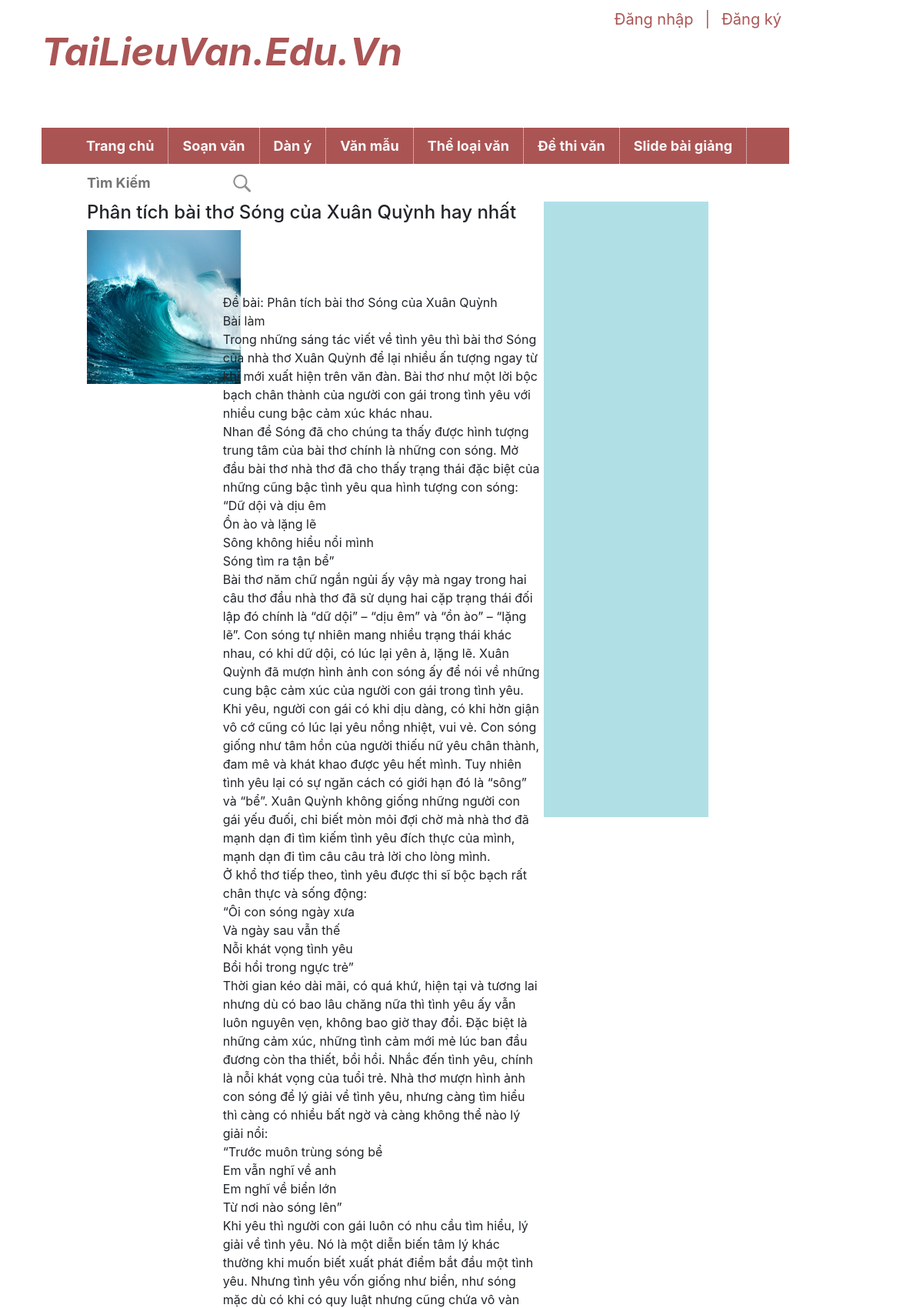
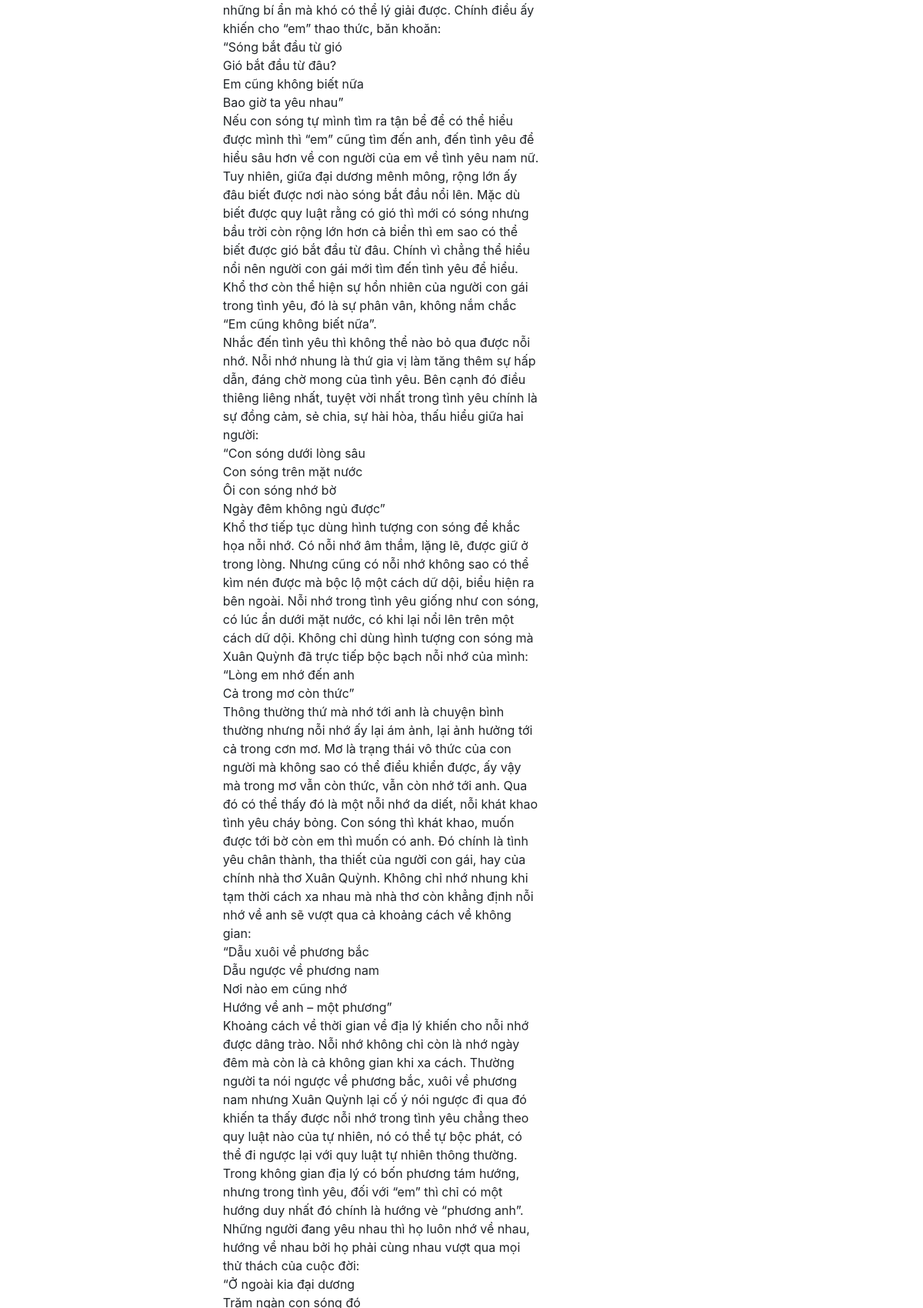
Screenshot of /btl/chitiet.php?id=11 (upper part) with the database file from the repository (2 pictures, top to bottom).
### tables this page shows
CREATE TABLE `post` (
  `post_id` int(20) NOT NULL,
  `category_id` int(20) DEFAULT NULL,
  `title` varchar(300) DEFAULT NULL,
  `content` text,
  `createdate` datetime DEFAULT NULL,
  `del_flag` tinyint(4) DEFAULT '0',
  `ing` text NOT NULL,
  `mota` text NOT NULL
);

### btl/chitiet.php (the view, shortened to what this page needs)
<!DOCTYPE html>
<html>
<head>
    <link rel="stylesheet" type="text/css" href="css/style.css" />
    <link rel="stylesheet" href="https://stackpath.bootstrapcdn.com/bootstrap/4.2.1/css/bootstrap.min.css">
</head>
<body>
    <div class="top">
        <div id="top-left">
            <p><b><i>TaiLieuVan.Edu.Vn</i></b></p>
        </div>
        <div id="top-right">
            <ul>
                    <li> <a href="./register.php">Đăng ký</a> </li>
                    <li>|</li>
                    <li> <a href="login.php">Đăng nhập</a> </li>
            </ul>
        </div>
    </div>
        <div class="wrapper">
            <div class="menu">
                <ul>
                    <li> <a href= "" class="write">Trang chủ</a></li>
                    <li><a href="" class="write">Soạn văn</a>
                    </li>
                    <li><a href="" class="write">Dàn ý</a>
                    </li>
                    <li><a href="" class="write">Văn mẫu</a>
                    </li>
                    <li><a href="" class="write">Thể loại văn</a>
                    </li>
                    <li><a href="" class="write">Đề thi văn</a>
                    </li>
                    <li><a href="" class="write">Slide bài giảng</a>
                    </li>
                    <li>
                        <form id="search" >
                            <input type="text" placeholder="Tìm Kiếm " class="write">
                        </form>
                    </li>
                </ul>
            </div>
        </div>
    <div class="content">
            <div id="left">
                <div>
                <?php
                    require_once "connect.php";
                    $id=$_GET['id'];
                    $sql="SELECT * FROM post where post_id=$id order by post_id desc";
                    $result = mysqli_query($conn, $sql);
                     while($row=mysqli_fetch_array($result)){
                ?>
                        <h4> <?php echo $row['title']?></h4>
                        <img src="img\lop12\vanmau\<?php echo $row['ing']?>" alt="">
                        <div class="tomtat"><p><?php echo $row['content']?></p></div>
                    <?php
                    echo"<br/>";
                    }
                    ?>
            </div>
        </div>
        <div id="right"></div>
</body>
</html>

### btl/css/style.css (style rules this page uses)
body { width: 90%; height: auto; margin: auto; }
li { list-style: none; }
a { text-decoration: none; }
.top { width: 90%; height: 150px; margin: 0px auto; }
#top-left { width: 60%; height: 150px; float: left; color: #ab5555; font-size: 50px; padding: 30px 0px; }
#top-right { width: 30%; height: 40px; float: right; margin-top: 10px; }
#top-right ul li a { float: left; text-align: center; font-size: 20px; padding:0px 5px; float: right; color: #ab5555; }
#top-right ul li { float: left; text-align: center; font-size: 20px; padding:0px 5px; float: right; color: #ab5555; }
.wrapper { width: 90%; height: 47px; background: hsl(0, 34%, 50%); margin: 0px auto; }
.write { font-size: 18px; color: #fbf8f8; font-weight: bold; }
.menu>ul>li { float: left; padding: 10px 18px; position: relative; border-right: 1px dotted whitesmoke; }
.menu>ul>li:last-child { border-right: 0px; }
#search input[type="text"] { background: url('./img/search.jpg') no-repeat 185px; border: none; background-size: 34px; outline: none; padding: 1px; }
.content { margin-top: 30px; padding: 5px 59px; margin: 10px auto; width: 90%; height: 1500px; }
#left { float: left; width: 69%; }
#right { margin-left: 5px; width: 25%; height: 800px; background: powderblue; float: left; }
.content img { width: 200px; height: 200px; }
.tomtat { margin-left: 30%; margin-top: -20% }

### rows the page displays
post: title "Phân tích bài thơ Sóng của Xuân Quỳnh hay nhất", ing (picture), content "Đề bài: Phân tích bài thơ Sóng của Xuân Quỳnh Bài làm Trong những sáng tác viết về tình yêu thì bài thơ Sóng của nhà thơ Xuân Quỳnh để lại nhiều ấn tượng ngay từ khi mới xuất hiện trên văn đàn. Bài thơ như một lời bộc bạch chân thành của người con gái trong tình yêu với nhiều cung bậc cảm xúc khác nhau. Nhan đề Sóng đã cho chúng ta thấy được hình tượng trung tâm của bài thơ chính là những con sóng. Mở đầu bài thơ nhà thơ đã cho thấy trạng thái đặc biệt của những cũng bậc tình yêu qua hình tượng con sóng: “Dữ dội và dịu êm Ồn ào và lặng lẽ Sông không hiểu nổi mình Sóng tìm ra tận bể” Bài thơ năm chữ ngắn ngủi ấy vậy mà ngay trong hai câu thơ đầu nhà thơ đã sử dụng hai cặp trạng thái đối lập…"
